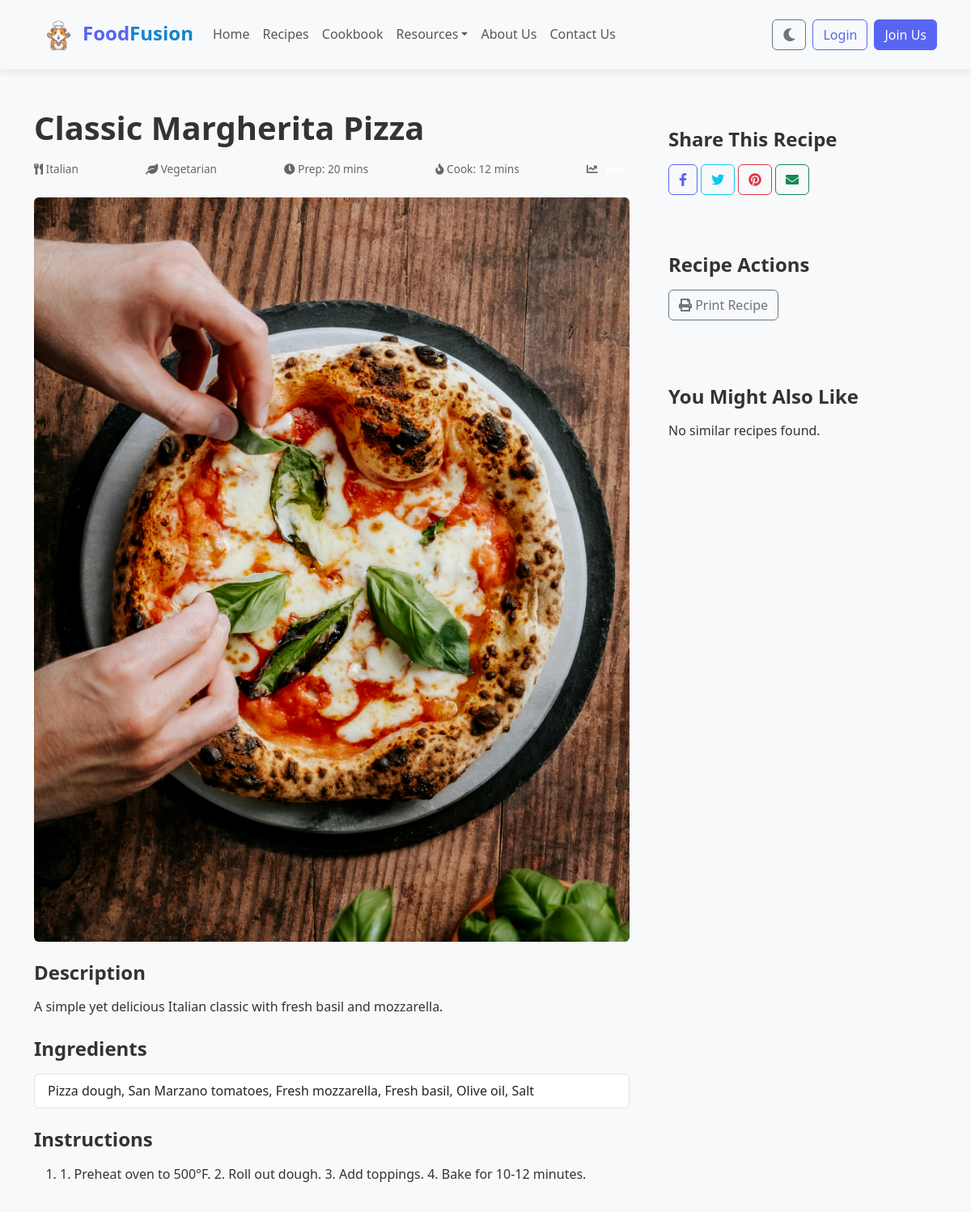
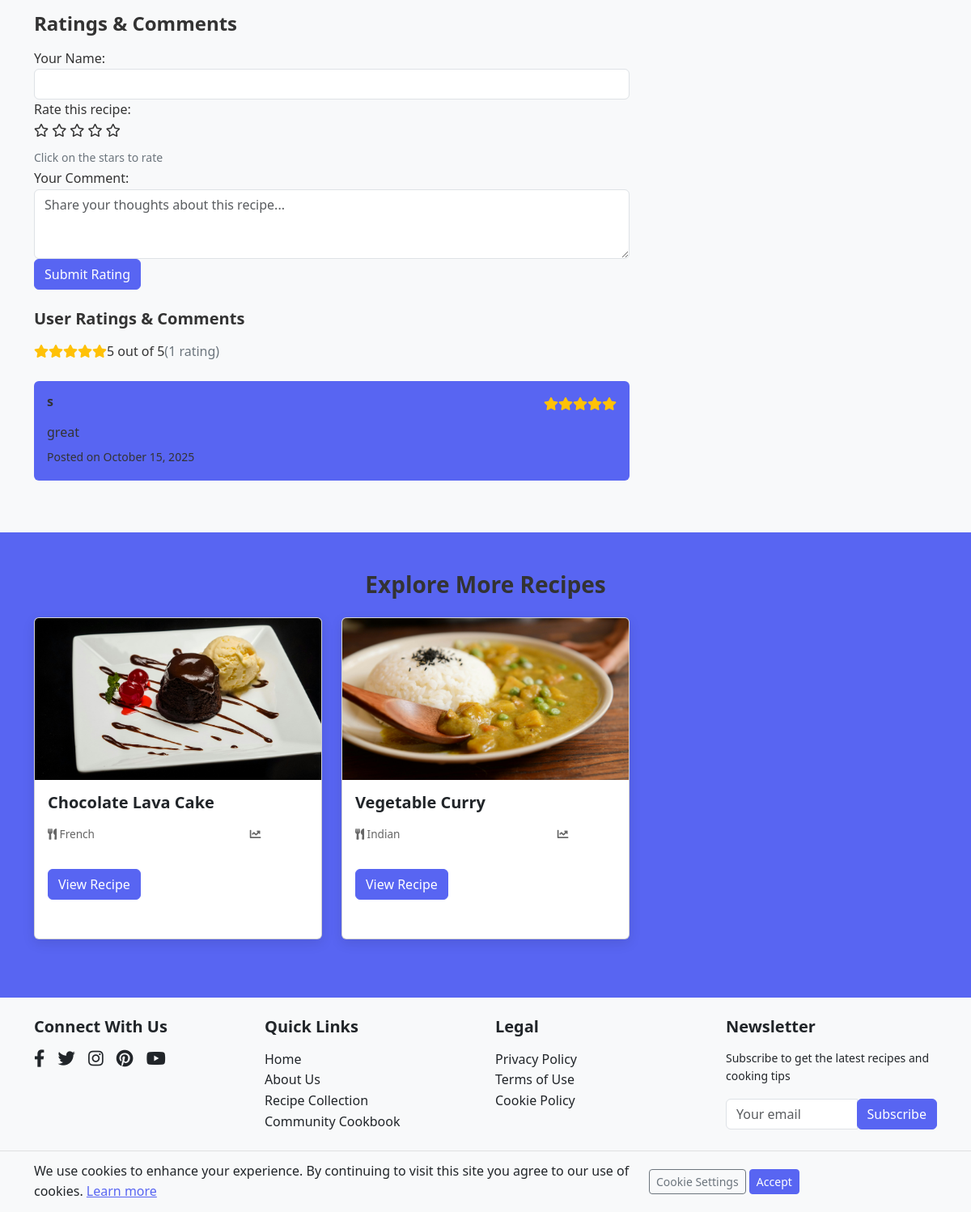
Before: /recipe.php?id=1 with the older database file (2 pictures, top to bottom).
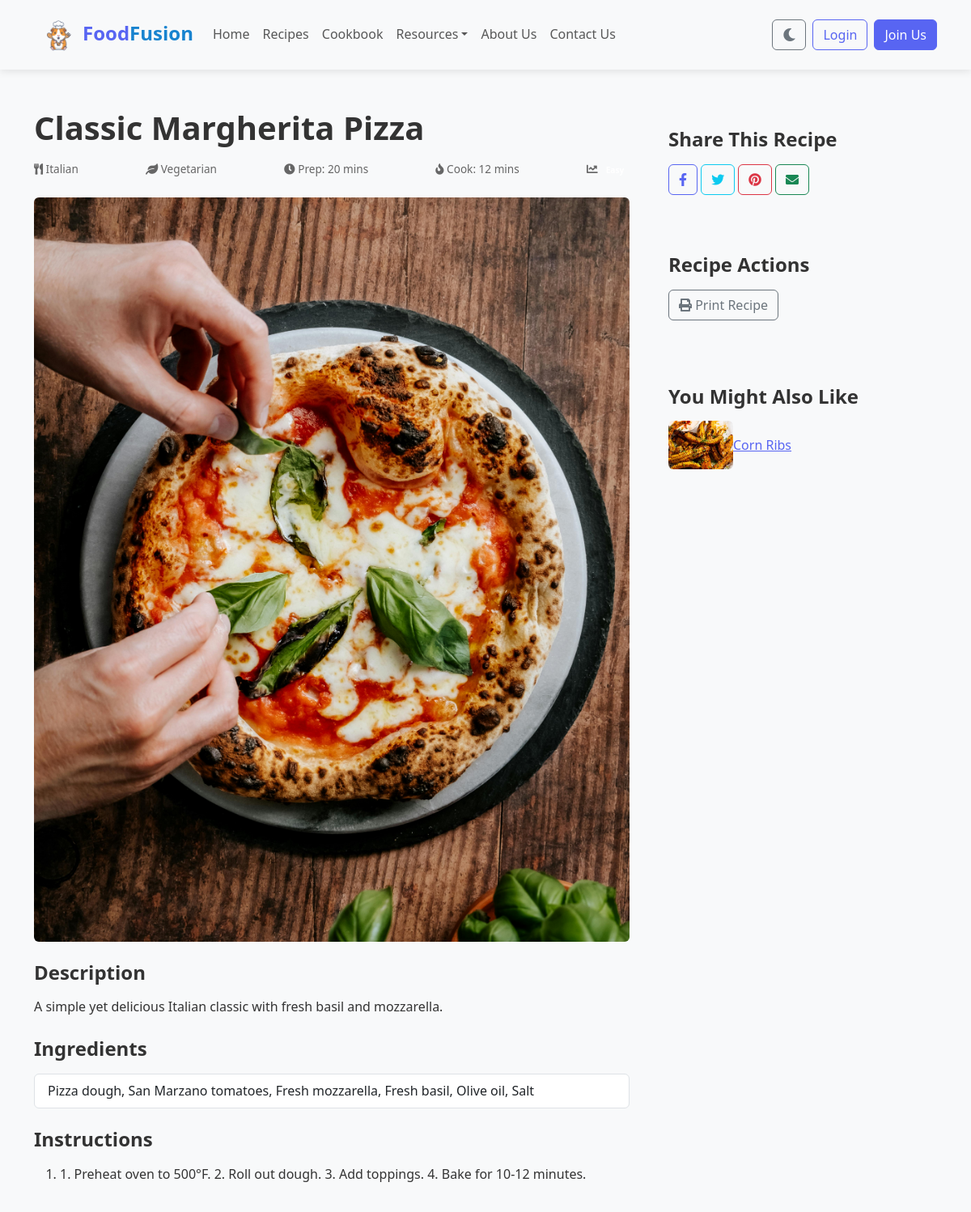
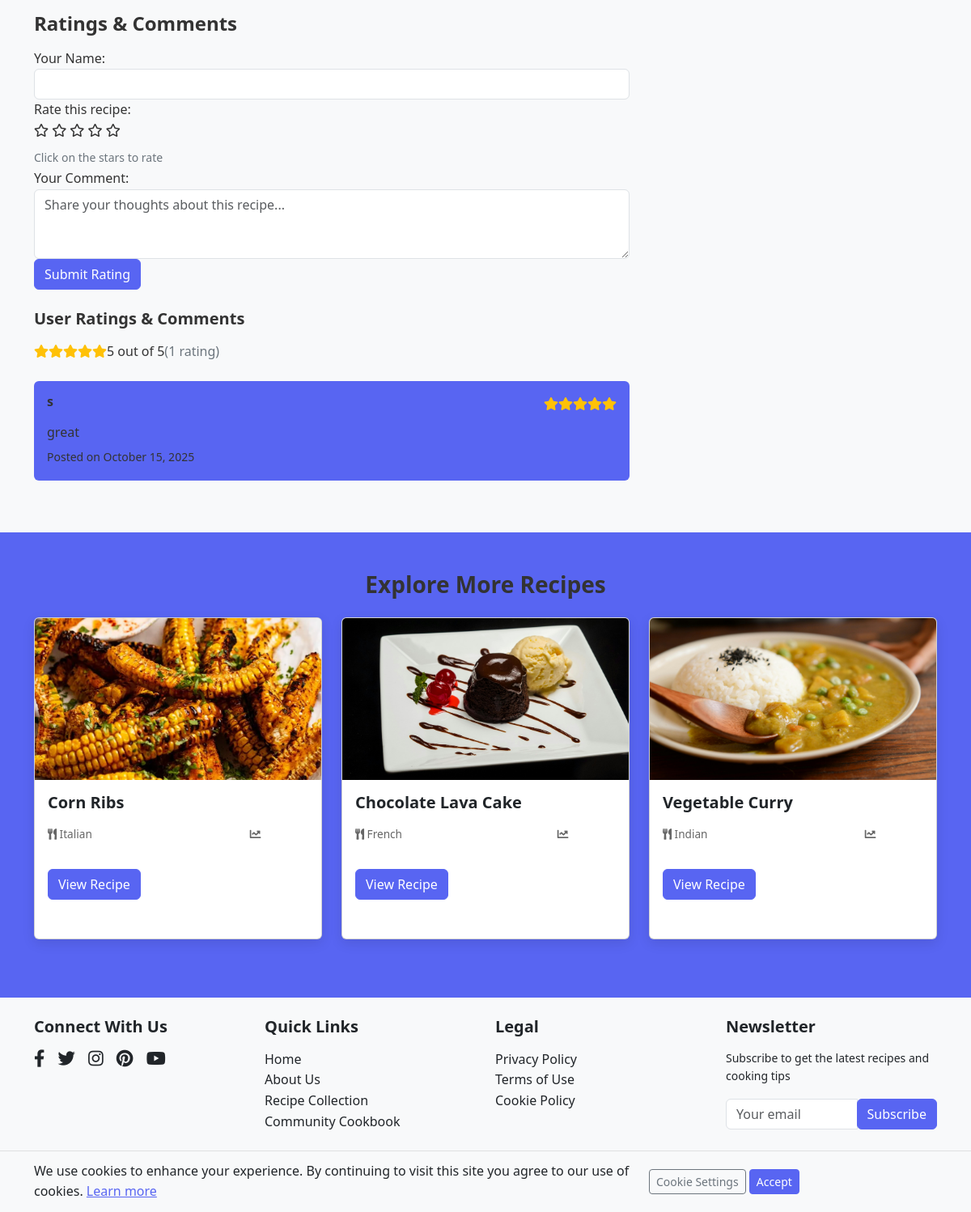
After: the same page with the newer database file (2 pictures, top to bottom).
### tables this page shows
CREATE TABLE `recipes` (
  `id` int(11) NOT NULL,
  `user_id` int(11) DEFAULT NULL,
  `title` varchar(100) NOT NULL,
  `is_community` tinyint(1) NOT NULL DEFAULT 1,
  `description` text NOT NULL,
  `ingredients` text NOT NULL,
  `instructions` text NOT NULL,
  `cuisine_type` varchar(50) NOT NULL,
  `dietary_pref` varchar(50) NOT NULL,
  `difficulty` varchar(20) NOT NULL,
  `prep_time` int(11) NOT NULL,
  `cook_time` int(11) NOT NULL,
  `image_path` varchar(255) DEFAULT NULL,
  `created_at` timestamp NOT NULL DEFAULT current_timestamp()
);

CREATE TABLE `recipe_ratings` (
  `id` int(11) NOT NULL,
  `recipe_id` int(11) NOT NULL,
  `user_id` int(11) DEFAULT NULL,
  `user_name` varchar(100) DEFAULT NULL,
  `rating` int(11) NOT NULL CHECK (`rating` >= 1 and `rating` <= 5),
  `comment` text DEFAULT NULL,
  `created_at` timestamp NOT NULL DEFAULT current_timestamp()
);

### recipe.php (the view, shortened to what the changed rows need)
<?php
require_once 'config/db.php';
include_once 'includes/header.php';
if (isset($_GET['id']) && !empty($_GET['id'])) {
    $recipe_id = $_GET['id'];
    $recipe_query = "SELECT * FROM recipes WHERE id = ?";
    $stmt = mysqli_prepare($conn, $recipe_query);
    mysqli_stmt_bind_param($stmt, "i", $recipe_id);
    mysqli_stmt_execute($stmt);
    $result = mysqli_stmt_get_result($stmt);
    if (mysqli_num_rows($result) > 0) {
        $recipe = mysqli_fetch_assoc($result);
    }
}
?>
<section class="recipe-detail py-5">
    <div class="container">
        <div class="row">
            <div class="col-lg-8">
                <h1><?php echo $recipe['title']; ?></h1>
                <div class="recipe-meta mb-4">
                    <span class="mr-3"><i class="fas fa-utensils"></i> <?php echo $recipe['cuisine_type']; ?></span>
                    <span class="mr-3"><i class="fas fa-leaf"></i> <?php echo $recipe['dietary_pref']; ?></span>
                    <span class="mr-3"><i class="fas fa-clock"></i> Prep: <?php echo $recipe['prep_time']; ?> mins</span>
                    <span class="mr-3"><i class="fas fa-fire"></i> Cook: <?php echo $recipe['cook_time']; ?> mins</span>
                    <span><i class="fas fa-chart-line"></i>
                        <span class="badge badge-<?php
                            echo $recipe['difficulty'] == 'Easy' ? 'success' :
                                ($recipe['difficulty'] == 'Medium' ? 'warning' : 'danger');
                        ?>">
                        </span>
                    </span>
                </div>
                <div class="recipe-image mb-4">
                    <img src="<?php echo $recipe['image_path']; ?>" alt="<?php echo $recipe['title']; ?>" class="img-fluid rounded">
                </div>
                <div class="recipe-description mb-4">
                    <h4>Description</h4>
                    <p><?php echo $recipe['description']; ?></p>
                </div>
                <div class="recipe-ingredients mb-4">
                    <h4>Ingredients</h4>
                    <ul class="list-group">
                        <?php
                        $ingredients = explode("\n", $recipe['ingredients']);
                        foreach ($ingredients as $ingredient) {
                            if (!empty(trim($ingredient))) {
                                echo '<li class="list-group-item">' . $ingredient . '</li>';
                            }
                        }
                        ?>
                    </ul>
                </div>
                <div class="recipe-instructions">
                    <h4>Instructions</h4>
                    <ol class="instruction-list">
                        <?php
                        $instructions = explode("\n", $recipe['instructions']);
                        foreach ($instructions as $instruction) {
                            if (!empty(trim($instruction))) {
                                echo '<li class="mb-3">' . $instruction . '</li>';
                            }
                        }
                        ?>
                    </ol>
                </div>
                <div class="recipe-rating-comments mt-5">
                    <h4>Ratings & Comments</h4>
                    <div class="rating-form mb-4">
                    </div>
                    <div class="comments-section">
                        <?php
                        $avg_rating_query = "SELECT AVG(rating) as avg_rating, COUNT(*) as total_ratings FROM recipe_ratings WHERE recipe_id = ?";
                        $stmt = mysqli_prepare($conn, $avg_rating_query);
                        mysqli_stmt_bind_param($stmt, "i", $recipe_id);
                        mysqli_stmt_execute($stmt);
                        $avg_result = mysqli_stmt_get_result($stmt);
                        $avg_data = mysqli_fetch_assoc($avg_result);
                        $avg_rating = round($avg_data['avg_rating'], 1);
                        $total_ratings = $avg_data['total_ratings'];
                        ?>
                        <div class="rating-summary mb-4">
                            <?php if ($total_ratings > 0): ?>
                                <div class="d-flex align-items-center mb-3">
                                    <div class="rating-display mr-3">
                                        <?php
                                        for ($i = 1; $i <= 5; $i++) {
                                            if ($i <= $avg_rating) {
                                                echo '<i class="fas fa-star text-warning"></i>';
                                            } elseif ($i - 0.5 <= $avg_rating) {
                                                echo '<i class="fas fa-star-half-alt text-warning"></i>';
                                            } else {
                                                echo '<i class="far fa-star text-warning"></i>';
                                            }
                                        }
                                        ?>
                                    </div>
                                </div>
                            <?php else: ?>
                                <p class="text-muted">No ratings yet. Be the first to rate this recipe!</p>
                            <?php endif; ?>
                        </div>
                        <div class="comment-list">
                            <?php
                            $comments_query = "SELECT user_name, rating, comment, created_at FROM recipe_ratings
                                             WHERE recipe_id = ? AND comment IS NOT NULL AND comment != ''
                                             ORDER BY created_at DESC";
                            $stmt = mysqli_prepare($conn, $comments_query);
                            mysqli_stmt_bind_param($stmt, "i", $recipe_id);
                            mysqli_stmt_execute($stmt);
                            $comments_result = mysqli_stmt_get_result($stmt);
                            if (mysqli_num_rows($comments_result) > 0) {
                                while ($comment = mysqli_fetch_assoc($comments_result)) {
                            ?>
                                <div class="comment-item p-3 mb-3 bg-primary rounded">
                                    <div class="d-flex justify-content-between">
                                        <h6><?php echo htmlspecialchars($comment['user_name']); ?></h6>
                                        <div class="rating-display">
                                            <?php
                                            for ($i = 1; $i <= 5; $i++) {
                                                if ($i <= $comment['rating']) {
                                                    echo '<i class="fas fa-star text-warning"></i>';
                                                } else {
                                                    echo '<i class="far fa-star text-warning"></i>';
                                                }
                                            }
                                            ?>
                                        </div>
                                    </div>
                                    <p class="mb-1"><?php echo htmlspecialchars($comment['comment']); ?></p>
                                    <small class="text">Posted on <?php echo date('F j, Y', strtotime($comment['created_at'])); ?></small>
                                </div>
                            <?php
                                }
                            } else {
                                echo '<p class="text-muted">No comments yet. Be the first to share your thoughts!</p>';
                            }
                            ?>
                        </div>
                    </div>
                </div>
            </div>
            <div class="col-lg-4">
                <div class="similar-recipes p-4 rounded">
                    <h4>You Might Also Like</h4>
                    <?php
                    $similar_query = "SELECT id, title, image_path FROM recipes
                                     WHERE cuisine_type = ? AND id != ?
                                     ORDER BY RAND() LIMIT 3";
                    $stmt = mysqli_prepare($conn, $similar_query);
                    mysqli_stmt_bind_param($stmt, "si", $recipe['cuisine_type'], $recipe_id);
                    mysqli_stmt_execute($stmt);
                    $similar_result = mysqli_stmt_get_result($stmt);
                    if (mysqli_num_rows($similar_result) > 0) {
                        while ($similar = mysqli_fetch_assoc($similar_result)) {
                    ?>
                        <div class="similar-recipe-item d-flex align-items-center mt-3">
                            <img src="<?php echo $similar['image_path']; ?>" alt="<?php echo $similar['title']; ?>" class="img-fluid rounded mr-3" style="width: 80px; height: 60px; object-fit: cover;">
                            <a href="recipe.php?id=<?php echo $similar['id']; ?>"><?php echo $similar['title']; ?></a>
                        </div>
                    <?php
                        }
                    } else {
                        echo '<p class="mt-3">No similar recipes found.</p>';
                    }
                    ?>
                </div>
            </div>
        </div>
    </div>
</section>
<section class="more-recipes bg-primary py-5">
    <div class="container">
        <div class="row">
            <?php
            $random_query = "SELECT id, title, image_path, cuisine_type, difficulty FROM recipes
                           WHERE id != ? ORDER BY RAND() LIMIT 3";
            $stmt = mysqli_prepare($conn, $random_query);
            mysqli_stmt_bind_param($stmt, "i", $recipe_id);
            mysqli_stmt_execute($stmt);
            $random_result = mysqli_stmt_get_result($stmt);
            if (mysqli_num_rows($random_result) > 0) {
                while ($random = mysqli_fetch_assoc($random_result)) {
            ?>
                <div class="col-md-4 mb-4">
                    <div class="card recipe-card h-100">
                        <img src="<?php echo $random['image_path']; ?>" class="card-img-top" alt="<?php echo $random['title']; ?>">
                        <div class="card-body">
                            <h5 class="card-title"><?php echo $random['title']; ?></h5>
                            <div class="recipe-meta">
                                <span><i class="fas fa-utensils"></i> <?php echo $random['cuisine_type']; ?></span>
                                <span><i class="fas fa-chart-line"></i>
                                    <span class="badge badge-<?php
                                        echo $random['difficulty'] == 'Easy' ? 'success' :
                                            ($random['difficulty'] == 'Medium' ? 'warning' : 'danger');
                                    ?>">
                                    </span>
                                </span>
                            </div>
                            <a href="recipe.php?id=<?php echo $random['id']; ?>" class="btn btn-primary mt-3">View Recipe</a>
                        </div>
                    </div>
                </div>
            <?php
                }
            }
            ?>
        </div>
    </div>
</section>
<?php
include_once 'includes/footer.php';
?>

Changed rows visible on the page:
added recipes: image_path (picture), title "Corn Ribs", cuisine_type "Italian"
Other visible differences:
text no longer shown: "No similar recipes found."
